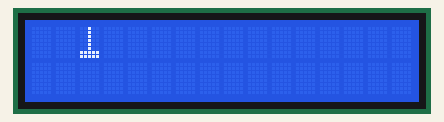
Recording of a sketch running on a simulated Arduino Uno, built with avr-gcc and run on an emulated ATmega328P. On the bench: 16×2 character LCD.

Above: at 0.1 s.

The sketch:

Custom_Character_2_edited_edition.ino
```cpp
#include <LiquidCrystal_I2C.h>

LiquidCrystal_I2C lcd(0x27, 16, 2);

byte customChar[8] = {
  0b00100,
  0b00100,
  0b00100,
  0b00100,
  0b00100,
  0b00100,
  0b11111,
  0b11111,
};

byte customChar1[8] = {
  0b00100,
  0b00100,
  0b00100,
  0b00100,
  0b00100,
  0b11111,
  0b11111,
  0b11111,
};


void setup()
{


}

void loop()
{

  lcd.init();
  lcd.backlight();


  lcd.createChar(0, customChar);
  lcd.createChar(1, customChar1);


  lcd.setCursor(2, 0);
  lcd.write((byte)0);
  delay(500);
  lcd.setCursor(2, 0);
  lcd.write((byte)1);

}
```
